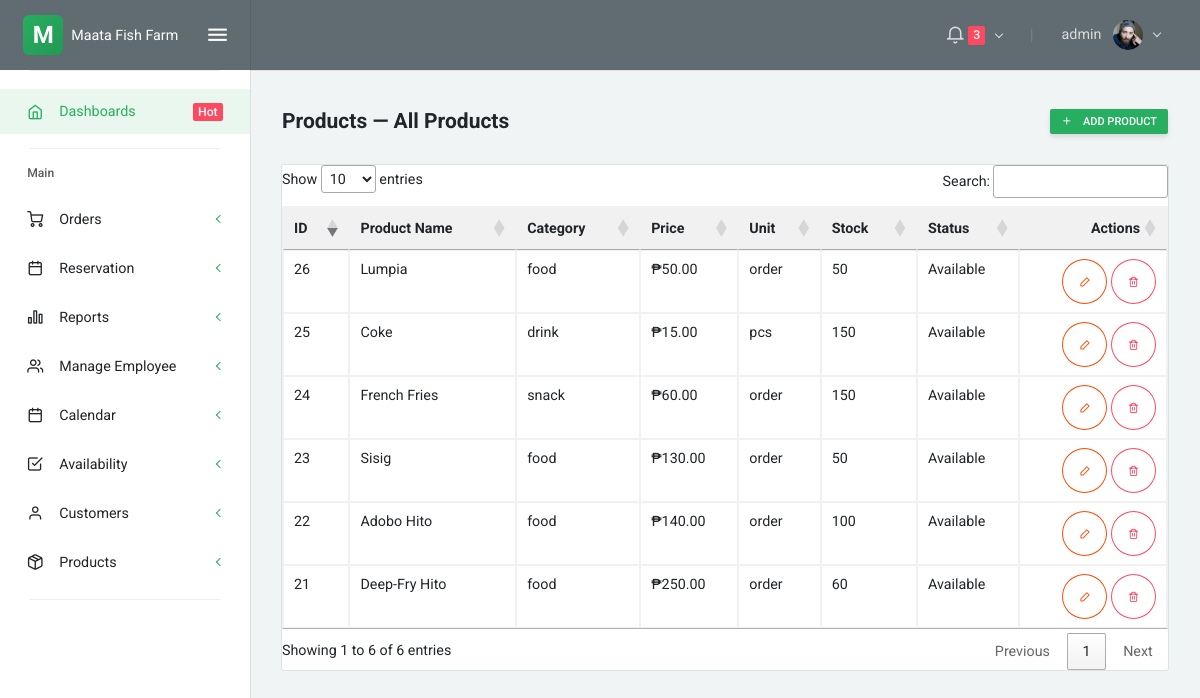
/products_list.php (signed in), run on an earlier commit of the app's database.
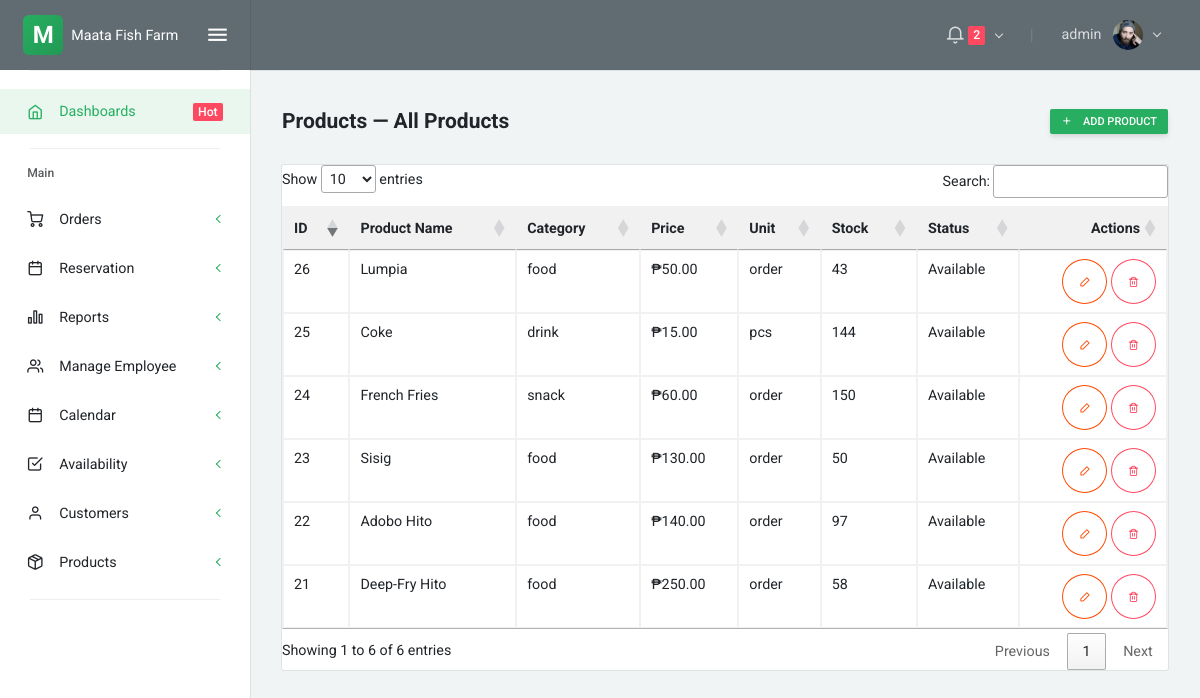
And on a later commit of the database.
### tables this page shows
CREATE TABLE `products` (
  `id` int(11) NOT NULL,
  `name` varchar(100) NOT NULL,
  `category` enum('fish','food','snack','drink') NOT NULL,
  `description` text DEFAULT NULL,
  `image` varchar(255) DEFAULT NULL,
  `price` decimal(10,2) NOT NULL,
  `unit` enum('kg','piece','order','pcs') DEFAULT 'kg',
  `stock_quantity` int(11) DEFAULT 0,
  `status` enum('available','unavailable') DEFAULT 'available',
  `created_at` timestamp NOT NULL DEFAULT current_timestamp(),
  `updated_at` timestamp NOT NULL DEFAULT current_timestamp() ON UPDATE current_timestamp()
);

### products_list.php (the view, shortened to what the changed rows need)
<?php include 'partials/head.php'; ?>
<?php include 'partials/navbar.php'; ?>
<div class="layout-content">
    <div class="container-fluid flex-grow-1 container-p-y">
        <div class="card">
            <div class="table-responsive">
                <?php
                require __DIR__ . '/config/db.php';
                $products = [];
                $stmt = $conn->prepare("SELECT id, name, category, description, price, unit, stock_quantity, status FROM products ORDER BY id DESC");
                if ($stmt) {
                    $stmt->execute();
                    $res = $stmt->get_result();
                    while ($r = $res->fetch_assoc()) $products[] = $r;
                }
                ?>
                <table id="productsTable" class="table table-sm table-bordered table-hover mb-0" style="width:100%">
                    <thead class="bg-light">
                        <tr>
                            <th>ID</th>
                            <th>Product Name</th>
                            <th>Category</th>
                            <th>Price</th>
                            <th>Unit</th>
                            <th>Stock</th>
                            <th>Status</th>
                            <th class="text-right">Actions</th>
                        </tr>
                    </thead>
                    <tbody>
                        <?php foreach ($products as $p): ?>
                            <tr>
                                <td><?php echo (int)$p['id']; ?></td>
                                <td><?php echo htmlspecialchars($p['name']); ?></td>
                                <td><?php echo htmlspecialchars($p['category']); ?></td>
                                <td>₱<?php echo number_format($p['price'], 2); ?></td>
                                <td><?php echo htmlspecialchars($p['unit']); ?></td>
                                <td><?php echo (int)$p['stock_quantity']; ?></td>
                                <td><?php echo htmlspecialchars(ucfirst($p['status'])); ?></td>
                                <td class="text-right">
                                    <button class="btn btn-sm btn-icon btn-outline-primary edit-product"
                                        data-id="<?php echo (int)$p['id']; ?>"
                                        data-name="<?php echo htmlspecialchars($p['name']); ?>"
                                        data-category="<?php echo htmlspecialchars($p['category']); ?>"
                                        data-description="<?php echo htmlspecialchars($p['description']); ?>"
                                        data-price="<?php echo number_format($p['price'], 2, '.', ''); ?>"
                                        data-unit="<?php echo htmlspecialchars($p['unit']); ?>"
                                        data-stock="<?php echo (int)$p['stock_quantity']; ?>"
                                        data-status="<?php echo htmlspecialchars($p['status']); ?>"
                                        title="Edit">
                                        <i class="feather icon-edit-2"></i>
                                    </button>
                                    <button class="btn btn-sm btn-icon btn-outline-danger delete-product" data-id="<?php echo (int)$p['id']; ?>" title="Delete">
                                        <i class="feather icon-trash-2"></i>
                                    </button>
                                </td>
                            </tr>
                        <?php endforeach; ?>
                    </tbody>
                </table>
            </div>
        </div>
    </div>
    <?php include 'partials/footer.php'; ?>
    <link rel="stylesheet" href="https://cdn.datatables.net/1.13.6/css/jquery.dataTables.min.css">

### partials/navbar.php (shortened to what the changed rows need)
<?php
require_once __DIR__ . '/../config/db.php';
$pending_count = 0;
$status = 'pending';
$pc_stmt = $conn->prepare('SELECT COUNT(*) as cnt FROM reservations WHERE status = ?');
if ($pc_stmt) {
    $pc_stmt->bind_param('s', $status);
    $pc_stmt->execute();
    $pc_res = $pc_stmt->get_result();
    $pending_count = (int)($pc_res->fetch_assoc()['cnt'] ?? 0);
}
?>
<div class="layout-container">
    <nav class="layout-navbar navbar navbar-expand-lg align-items-lg-center bg-dark container-p-x" id="layout-navbar">
        <div class="navbar-collapse collapse" id="layout-navbar-collapse">
            <div class="navbar-nav align-items-lg-center ml-auto">
                <div class="demo-navbar-notifications nav-item dropdown mr-lg-3">
                    <a class="nav-link dropdown-toggle" href="javascript:void(0);" data-toggle="dropdown" aria-haspopup="true" aria-expanded="false" style="cursor: pointer; pointer-events: auto;">
                        <i class="feather icon-bell navbar-icon align-middle"></i>
                        <?php if ($pending_count > 0): ?>
                        <span class="badge badge-danger"><?php echo $pending_count; ?></span>
                        <?php endif; ?>
                    </a>
                </div>
            </div>
        </div>
    </nav>

What changed in the data, as far as the page shows it:
changed products "Lumpia": stock_quantity "50" → "43"
changed products "Coke": stock_quantity "150" → "144"
changed products "Adobo Hito": stock_quantity "100" → "97"
changed products "Deep-Fry Hito": stock_quantity "60" → "58"
Also different on the page:
$pending_count: "3" → "2"
